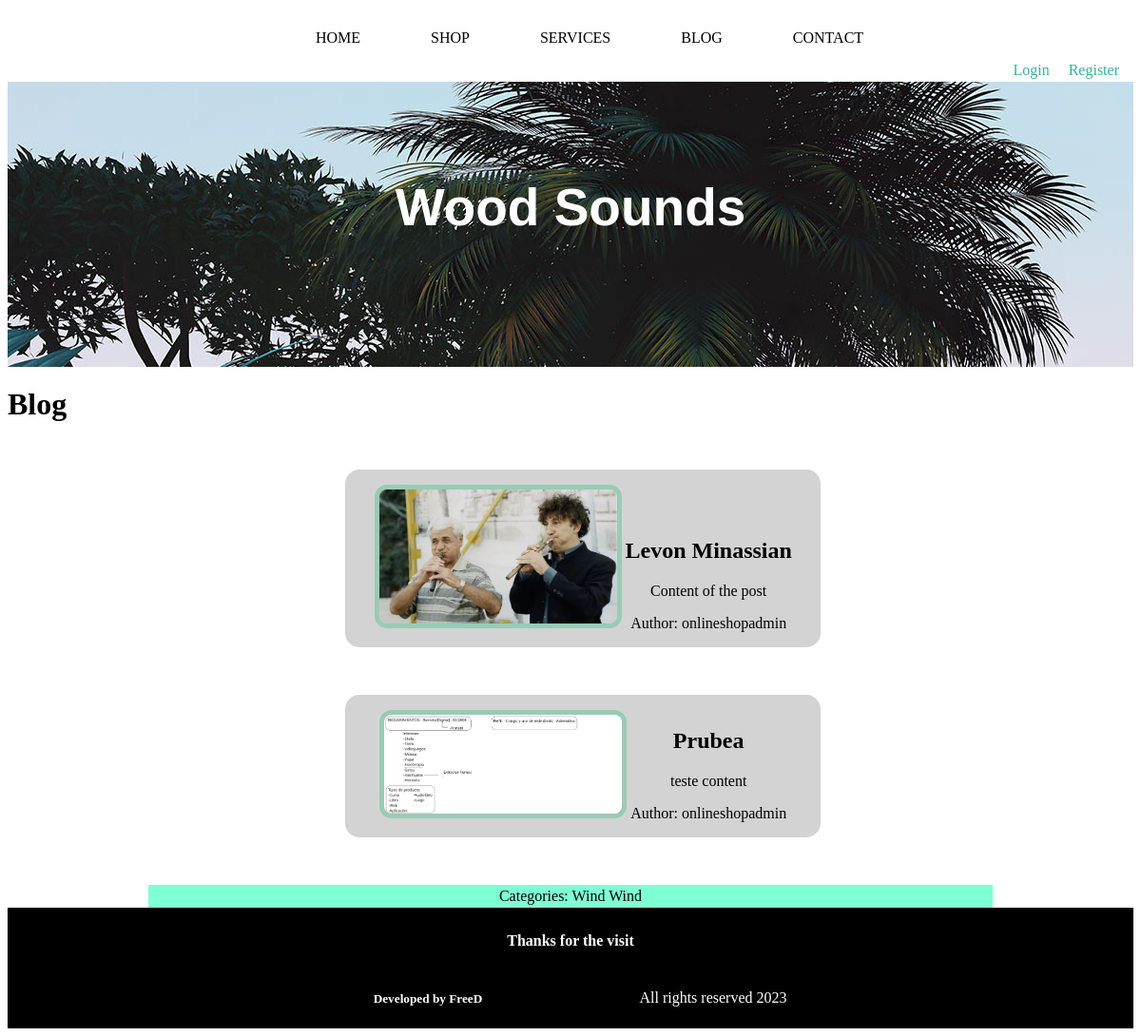
The page /blog/category/1 on the database its author committed.
### blog/models.py (models this page shows, shortened)
class Post(models.Model):
    title = models.CharField(max_length=50)
    content = models.CharField(max_length=150)
    image = models.ImageField(upload_to='blog', null=True, blank=True)
    author = models.ForeignKey(User, on_delete=models.CASCADE)
    categories = models.ManyToManyField(Category)
    created = models.DateTimeField(auto_now_add=True)
    updated = models.DateTimeField(auto_now_add=True)
    class Meta:
        verbose_name = 'post'
        verbose_name_plural = 'posts'

class Category(models.Model):
    name = models.CharField(max_length=50)
    created = models.DateTimeField(auto_now_add=True)
    updated = models.DateTimeField(auto_now_add=True)
    class Meta:
        verbose_name = 'category'
        verbose_name_plural = 'categories'

### blog/views.py (the view)
# urls.py: path('category/<int:category_id>', views.category, name="Category"),
def category(request, category_id):
    category = Category.objects.get(id=category_id)
    posts = Post.objects.filter(categories=category)
    return render(request, "blog/category.html", {"category": category, "posts": posts})

### cart/context_processor.py (called while the page is built)
def cart_total_import(request):
    total = 0
    if request.user.is_authenticated:
        for key, value in request.session["cart"].items():
            total = total + float(value["price"])
    return {"cart_total_import": total}

### blog/templates/blog/category.html (shortened to what this page needs)
{% extends "webapp/base.html" %}
{% load static %}
{% block content %}
<main>
    <h1>Blog</h1>
    <section>
    {% for post in posts %}
    <div class="service_display">
        <div>
            <p><img src="{{post.image.url}}" alt="Post image"
                    style="width: 250px; height: auto; border-radius: 13px; border: 5px solid rgb(152, 203, 181);"></p>
        </div>
        <div>
            <h2>{{post.title}}</h2>
            <p>{{post.content}}</p>
            <p>Author: {{post.author}}</p>
        </div>
    </div>
    {% endfor %}
    </section>
    <section>
        <div id="categorindex">
            Categories:
            {% for post in posts %}
                    {% for category in post.categories.all %}
                        <a href="{% url 'Category' category.id %}" class="categorlink">{{category.name}}</a>
                    {% endfor %}
            {% endfor %}
        </div>
    </section>
</main>
{% endblock %}

### webapp/static/webapp/css/base.css (style rules this page uses)
.service_display { text-align: center; margin: 50px 0px; background-color: lightgray; border-radius: 15px; width: 500px; position: relative; left: 30%; }
.service_display div { display: inline-block; text-align: center; }
#categorindex { background-color: aquamarine; text-align: center; width: 75%; margin: auto; padding: 3px 0px; }
.categorlink { text-decoration: none; color: black; }

### rows shown on the page
Post: image (picture), title "Levon Minassian", content "Content of the post", author "onlineshopadmin"
Post: image (picture), title "Prubea", content "teste content", author "onlineshopadmin"
Category: name "Wind"
